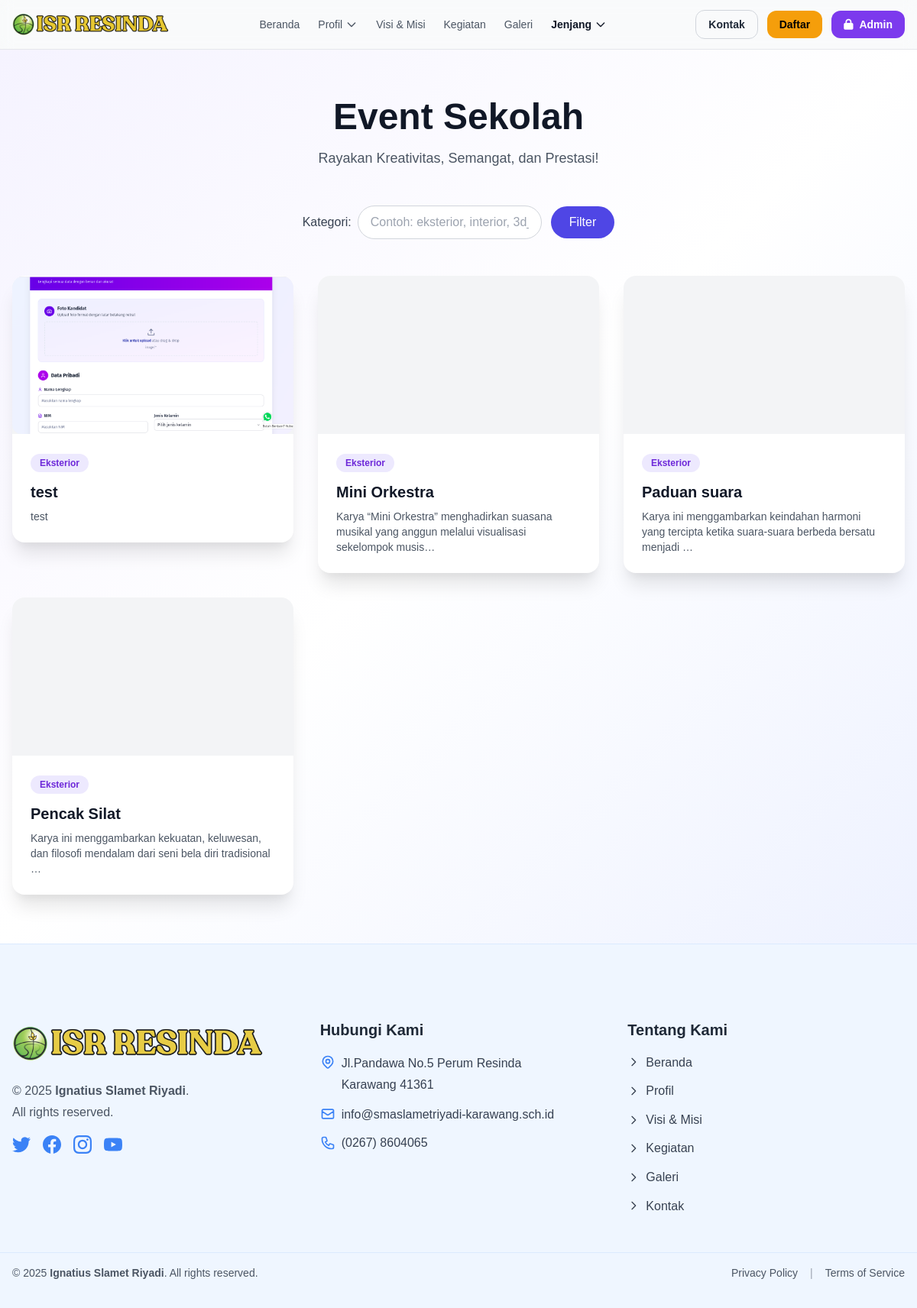
Before: /render-art.php with the older database file.
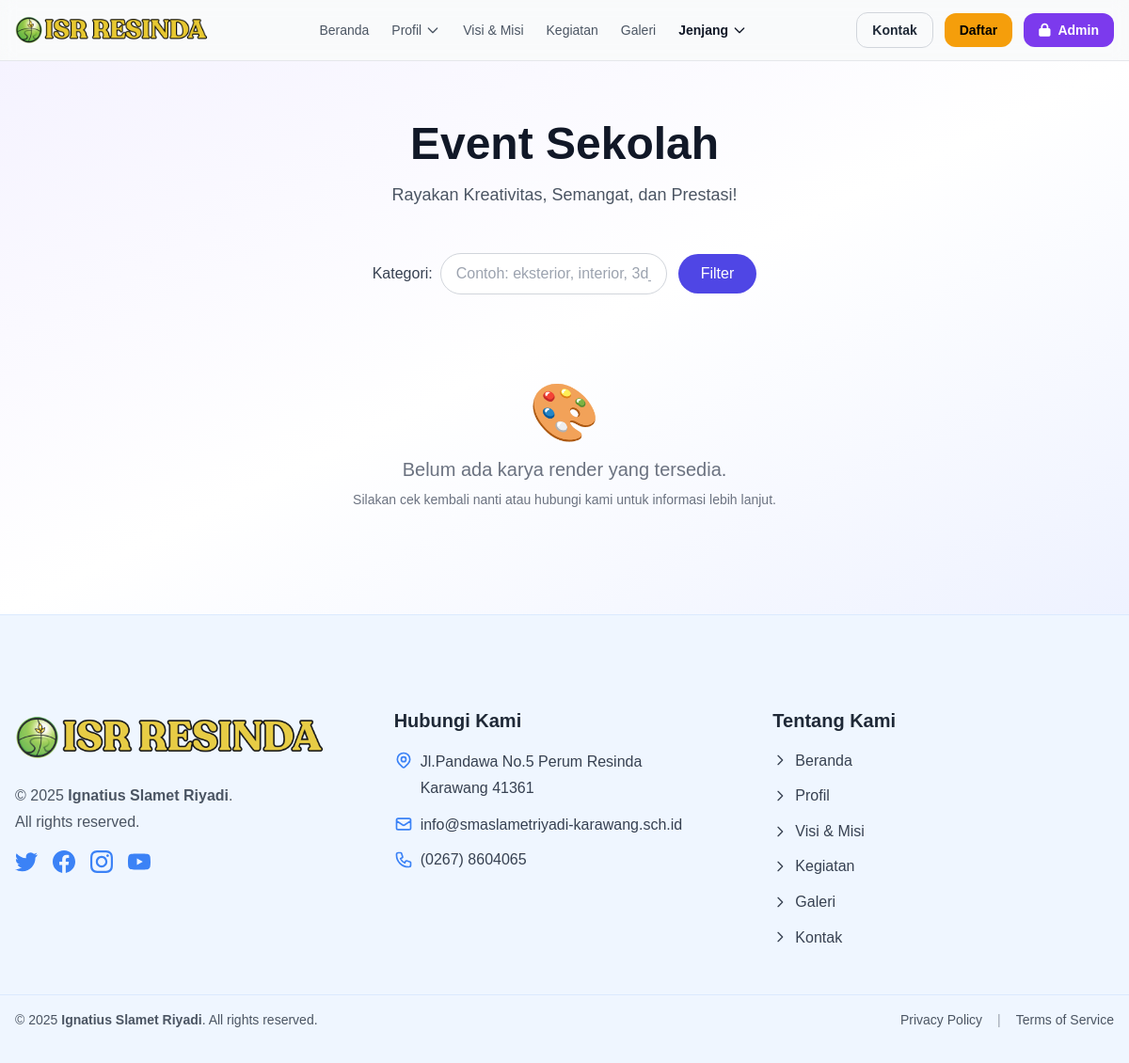
After: the same page with the newer database file.
### tables this page shows
CREATE TABLE `render_art` (
  `id` int(11) NOT NULL,
  `title` varchar(255) NOT NULL,
  `description` text DEFAULT NULL,
  `image_path` varchar(500) DEFAULT NULL,
  `category` enum('eksterior','interior','3d_modeling') NOT NULL DEFAULT 'eksterior',
  `status` enum('active','inactive') NOT NULL DEFAULT 'active',
  `created_by` int(11) DEFAULT NULL,
  `created_at` timestamp NULL DEFAULT current_timestamp(),
  `updated_at` timestamp NULL DEFAULT NULL ON UPDATE current_timestamp()
);

### includes/config.php (called while the page is built, shortened)
<?php
function url($path = '') {
  $path = ltrim((string)$path, '/');
  return BASE_URL . $path;
}

### render-art.php (the view, shortened to what this page needs)
<?php
require_once __DIR__ . '/includes/config.php';
include 'includes/header.php';
function h($s){ return htmlspecialchars((string)$s, ENT_QUOTES, 'UTF-8'); }
function getImageUrl($imagePath){
  return '/site/' . ltrim($imagePath, '/');
}
function excerpt($text, $len = 100){
  $text = (string)$text;
  $text = trim(preg_replace("/\s+/u", " ", $text));
  if (function_exists('mb_strimwidth')) {
    return mb_strimwidth($text, 0, $len, '…', 'UTF-8');
  }
  return strlen($text) > $len ? substr($text, 0, $len) . '…' : $text;
}
$db = (new Database())->getConnection();
$filter = isset($_GET['cat']) ? trim($_GET['cat']) : '';
$sql    = "SELECT * FROM render_art WHERE status = 'active'";
$params = [];
$sql .= " ORDER BY created_at DESC, id DESC";
$stmt = $db->prepare($sql);
$stmt->execute($params);
$render_items = $stmt->fetchAll(PDO::FETCH_ASSOC);
$seen = [];
$render_items = array_values(array_filter($render_items, function($row) use (&$seen){
  $id = (int)($row['id'] ?? 0);
  if (!$id) return false;
  if (isset($seen[$id])) return false;
  $seen[$id] = true;
  return true;
}));
$colorMap = [
  'eksterior'   => ['text' => 'text-purple-700', 'bg' => 'bg-purple-100', 'label' => 'Eksterior'],
  'interior'    => ['text' => 'text-indigo-700', 'bg' => 'bg-indigo-100', 'label' => 'Interior'],
  '3d_modeling' => ['text' => 'text-blue-700',   'bg' => 'bg-blue-100',   'label' => '3D Modeling'],
];
?>
<section class="py-16 bg-gradient-to-br from-purple-50 via-white to-indigo-50">
  <div class="max-w-7xl mx-auto px-4">
    <div class="text-center mb-12">
      <h1 class="text-4xl md:text-5xl font-bold text-gray-900 mb-4">Event Sekolah</h1>
      <p class="text-lg text-gray-600 max-w-3xl mx-auto">
       Rayakan Kreativitas, Semangat, dan Prestasi!
      </p>
    </div>
    <div class="flex flex-wrap justify-center items-center gap-3 mb-12">
      <form method="GET" action="<?= url('render-art.php') ?>" class="flex flex-wrap items-center gap-3">
        <div class="flex items-center gap-2">
          <label for="category-input" class="text-gray-700 font-medium">Kategori:</label>
          <input
            type="text"
            id="category-input"
            name="cat"
            value="<?= h($filter) ?>"
            placeholder="Contoh: eksterior, interior, 3d_modeling"
            class="px-4 py-2 border border-gray-300 rounded-full focus:outline-none focus:ring-2 focus:ring-indigo-500 focus:border-transparent min-w-[300px]">
        </div>
        <button
          type="submit"
          class="px-6 py-2 bg-indigo-600 text-white rounded-full hover:bg-indigo-700 transition font-medium">
          Filter
        </button>
      </form>
    </div>
    <div class="grid grid-cols-1 md:grid-cols-2 lg:grid-cols-3 gap-8">
      <?php if (empty($render_items)): ?>
        <div class="col-span-3 text-center text-gray-500 py-12">
          <div class="text-6xl mb-4">🎨</div>
          <p class="text-xl font-medium">
            <?php if (!empty($filter)): ?>
              Tidak ada karya dengan kategori "<?= h($filter) ?>".
            <?php else: ?>
              Belum ada karya render yang tersedia.
            <?php endif; ?>
          </p>
          <p class="text-sm mt-2">Silakan cek kembali nanti atau hubungi kami untuk informasi lebih lanjut.</p>
        </div>
      <?php else: ?>
        <?php foreach ($render_items as $item): ?>
          <?php
            $id      = (int)($item['id'] ?? 0);
            $title   = $item['title'] ?? '';
            $desc    = $item['description'] ?? '';
            $catKey  = strtolower($item['category'] ?? '');
            $cat     = $colorMap[$catKey] ?? ['text'=>'text-gray-700','bg'=>'bg-gray-100','label'=>ucwords(str_replace('_',' ', $catKey ?: 'Umum'))];
            $imageUrl= getImageUrl($item['image_path'] ?? '');
          ?>
          <a href="<?= url('render-art-detail.php?id=' . rawurlencode($id)) ?>" class="block group">
            <div class="bg-white rounded-2xl shadow-xl overflow-hidden transition-all duration-300 group-hover:-translate-y-1 group-hover:shadow-2xl">
              <div class="relative w-full overflow-hidden bg-gray-100" style="aspect-ratio:16/9">
                <?php if (!empty($imageUrl)): ?>
                  <img
                    src="<?= h($imageUrl) ?>"
                    alt="<?= h($title) ?>"
                    class="absolute inset-0 w-full h-full object-cover transition-transform duration-500 group-hover:scale-105"
                    loading="lazy"
                    onerror="this.onerror=null; this.style.display='none';">
                <?php endif; ?>
              </div>
              <div class="p-6">
                <div class="mb-3">
                  <span class="inline-block px-3 py-1 rounded-full text-xs font-semibold <?= h($cat['text']) ?> <?= h($cat['bg']) ?>">
                    <?= h($cat['label']) ?>
                  </span>
                </div>
                <h3 class="text-xl font-bold text-gray-900 mb-2">
                  <?= h($title) ?>
                </h3>
                <?php if ($desc !== ''): ?>
                  <p class="text-gray-600 text-sm">
                    <?= h(excerpt($desc, 100)) ?>
                  </p>
                <?php endif; ?>
              </div>
            </div>
          </a>
        <?php endforeach; ?>
      <?php endif; ?>
    </div>
  </div>
</section>
<?php
include 'includes/footer.php';
?>

### includes/header.php (shortened to what this page needs)
<?php
$base_url = BASE_URL;
?>
<!doctype html>
<html lang="id">
<head>
  <link href="https://cdn.jsdelivr.net/npm/tailwindcss@2.2.19/dist/tailwind.min.css" rel="stylesheet">
  <link rel="stylesheet" href="https://cdnjs.cloudflare.com/ajax/libs/font-awesome/6.0.0/css/all.min.css">
  <link rel="stylesheet" href="<?php echo $base_url; ?>assets/css/style.css" />
</head>
<body class="bg-gray-50 text-gray-800 antialiased">
  <nav class="sticky top-0 z-50 bg-white/90 backdrop-filter backdrop-blur border-b border-gray-200">
    <div class="max-w-7xl mx-auto px-4">
      <div class="flex items-center justify-between h-16">
        <a href="<?= url('index.php') ?>" class="flex items-center">
          <img src="<?php echo $base_url; ?>assets/img/logo.png" alt="ISR" class="h-10 w-auto object-contain">
        </a>
        <div class="hidden md:flex items-center gap-6">
          <a class="text-sm font-medium text-gray-600 hover:text-gray-900" href="<?= url('index.php') ?>">Beranda</a>
          <div class="relative dropdown">
            <button class="text-sm font-medium text-gray-600 hover:text-gray-900 inline-flex items-center gap-1">
              Profil
              <svg class="w-4 h-4" fill="none" stroke="currentColor" viewBox="0 0 24 24">
                <path stroke-linecap="round" stroke-linejoin="round" stroke-width="2" d="M19 9l-7 7-7-7"></path>
              </svg>
            </button>
          </div>
          <a class="text-sm font-medium text-gray-600 hover:text-gray-900" href="<?= url('visi-misi.php') ?>">Visi &amp; Misi</a>
          <a class="text-sm font-medium text-gray-600 hover:text-gray-900" href="<?= url('kegiatan.php') ?>">Kegiatan</a>
          <a class="text-sm font-medium text-gray-600 hover:text-gray-900" href="<?= url('galery.php') ?>">Galeri</a>
          <div class="relative dropdown">
            <button class="text-sm font-semibold text-gray-900 hover:text-gray-700 inline-flex items-center gap-1">
              Jenjang
              <svg class="w-4 h-4" fill="none" stroke="currentColor" viewBox="0 0 24 24">
                <path stroke-linecap="round" stroke-linejoin="round" stroke-width="2" d="M19 9l-7 7-7-7"></path>
              </svg>
            </button>
          </div>
        </div>
        <div class="hidden md:flex items-center gap-3">
          <a class="inline-flex items-center px-4 py-2 rounded-xl text-sm font-semibold border border-gray-300 hover:border-gray-900" href="<?php echo $base_url; ?>kontak.php">Kontak</a>
          <a class="inline-flex items-center px-4 py-2 rounded-xl text-sm font-semibold bg-yellow-500 text-black hover:opacity-90" href="<?php echo $base_url; ?>kontak.php#daftar">Daftar</a>
          <a class="inline-flex items-center px-4 py-2 rounded-xl text-sm font-semibold bg-purple-600 text-white hover:bg-purple-700" href="<?php echo $base_url; ?>admin/login.php">
            <i class="fas fa-lock mr-2"></i>Admin
          </a>
        </div>
      </div>
    </div>
  </nav>

### includes/footer.php (shortened to what this page needs)
<?php
$base_url = BASE_URL;
?>
  <footer class="footer-tight bg-blue-50 border-t border-blue-100">
    <div class="max-w-7xl mx-auto px-4 py-12">
      <div class="grid grid-cols-1 md:grid-cols-3 gap-10">
        <div>
          <div class="flex items-center gap-3 mb-4">
            <img src="<?php echo $base_url; ?>assets/img/logo.png" alt="ISR Resinda" class="h-16 w-auto object-contain opacity-90">
          </div>
          <p class="text-gray-600 leading-7">
            © 2025 <span class="font-semibold">Ignatius Slamet Riyadi</span>.<br>
            All rights reserved.
          </p>
          <div class="mt-4 flex items-center gap-4 text-blue-500">
            <a href="https://twitter.com" target="_blank" rel="noopener" class="hover:text-blue-700 transition" aria-label="Twitter">
            </a>
            <a href="https://facebook.com" target="_blank" rel="noopener" class="hover:text-blue-700 transition" aria-label="Facebook">
            </a>
            <a href="https://instagram.com" target="_blank" rel="noopener" class="hover:text-blue-700 transition" aria-label="Instagram">
            </a>
            <a href="https://youtube.com" target="_blank" rel="noopener" class="hover:text-blue-700 transition" aria-label="YouTube">
            </a>
          </div>
        </div>
        <div>
          <h3 class="text-xl font-semibold text-gray-800 mb-4">Hubungi Kami</h3>
          <div class="space-y-3 text-gray-700">
            <div class="flex items-start gap-2">
              <p class="leading-7">
                Jl.Pandawa No.5 Perum Resinda<br>Karawang 41361
              </p>
            </div>
            <div class="flex items-center gap-2">
              <svg class="w-5 h-5 text-blue-500 flex-shrink-0" fill="none" stroke="currentColor" viewBox="0 0 24 24">
                <path stroke-linecap="round" stroke-linejoin="round" stroke-width="2" d="M3 8l7.89 5.26a2 2 0 002.22 0L21 8M5 19h14a2 2 0 002-2V7a2 2 0 00-2-2H5a2 2 0 00-2 2v10a2 2 0 002 2z"></path>
              </svg>
              <a href="mailto:info@smaslametriyadi-karawang.sch.id" class="text-orange-500 hover:text-orange-600 font-medium transition">
                info@smaslametriyadi-karawang.sch.id
              </a>
            </div>
            <div class="flex items-center gap-2">
              <span class="text-gray-700 font-medium">(0267) 8604065</span>
            </div>
          </div>
        </div>
        <div>
          <h3 class="text-xl font-semibold text-gray-800 mb-4">Tentang Kami</h3>
          <ul class="space-y-3 text-gray-700">
            <li><a href="<?php echo $base_url; ?>index.php" class="hover:text-gray-900 transition flex items-center gap-2">
              <svg class="w-4 h-4 text-orange-500" fill="none" stroke="currentColor" viewBox="0 0 24 24">
                <path stroke-linecap="round" stroke-linejoin="round" stroke-width="2" d="M9 5l7 7-7 7"></path>
              </svg> Beranda</a>
            </li>
            <li><a href="<?php echo $base_url; ?>profil.php" class="hover:text-gray-900 transition flex items-center gap-2">
              <svg class="w-4 h-4 text-orange-500" fill="none" stroke="currentColor" viewBox="0 0 24 24">
                <path stroke-linecap="round" stroke-linejoin="round" stroke-width="2" d="M9 5l7 7-7 7"></path>
              </svg> Profil</a>
            </li>
            <li><a href="<?php echo $base_url; ?>visi-misi.php" class="hover:text-gray-900 transition flex items-center gap-2">
              <svg class="w-4 h-4 text-orange-500" fill="none" stroke="currentColor" viewBox="0 0 24 24">
                <path stroke-linecap="round" stroke-linejoin="round" stroke-width="2" d="M9 5l7 7-7 7"></path>
              </svg> Visi &amp; Misi</a>
            </li>
            <li><a href="<?php echo $base_url; ?>kegiatan.php" class="hover:text-gray-900 transition flex items-center gap-2">
              <svg class="w-4 h-4 text-orange-500" fill="none" stroke="currentColor" viewBox="0 0 24 24">
                <path stroke-linecap="round" stroke-linejoin="round" stroke-width="2" d="M9 5l7 7-7 7"></path>
              </svg> Kegiatan</a>
            </li>
            <li><a href="<?php echo $base_url; ?>galery.php" class="hover:text-gray-900 transition flex items-center gap-2">
              <svg class="w-4 h-4 text-orange-500" fill="none" stroke="currentColor" viewBox="0 0 24 24">
                <path stroke-linecap="round" stroke-linejoin="round" stroke-width="2" d="M9 5l7 7-7 7"></path>
              </svg> Galeri</a>
            </li>
            <li><a href="<?php echo $base_url; ?>kontak.php" class="hover:text-gray-900 transition flex items-center gap-2">
              <svg class="w-4 h-4 text-orange-500" fill="none" stroke="currentColor" viewBox="0 0 24 24">
                <path stroke-linecap="round" stroke-linejoin="round" stroke-width="2" d="M9 5l7 7-7 7"></path>
              </svg> Kontak</a>
            </li>
          </ul>
        </div>
      </div>
    </div>
    <div class="border-t border-blue-100">
      <div class="max-w-7xl mx-auto px-4 py-4">
        <div class="flex flex-col md:flex-row justify-between items-center gap-4 text-sm text-gray-600">
          <p>© 2025 <span class="font-semibold">Ignatius Slamet Riyadi</span>. All rights reserved.</p>
          <div class="flex items-center gap-4">
            <a href="<?php echo $base_url; ?>privacy.php" class="hover:text-gray-900 transition">Privacy Policy</a>
            <span class="text-gray-400">|</span>
            <a href="<?php echo $base_url; ?>terms.php" class="hover:text-gray-900 transition">Terms of Service</a>
          </div>
        </div>
      </div>
    </div>
  </footer>
</body>
</html>

### assets/css/style.css (style rules this page uses)
* { margin: 0; padding: 0; box-sizing: border-box; font-family: 'Arial', sans-serif; }
body { background-color: #f5f5f5; color: #333; line-height: 1.6; }
footer { background-color: #004d40; color: white; padding: 50px 0 20px; }
img { max-width:100%;height:auto;border-radius:0.75rem }

### includes/header.php (style rules this page uses)
body { font-family:'Inter',system-ui,-apple-system,'Segoe UI',Roboto,Helvetica,Arial }

Changed rows visible on the page:
removed render_art: image_path+title (picture), category "Eksterior", title "test", description "test"
removed render_art: category "Eksterior", title "Mini Orkestra", description "Karya “Mini Orkestra” menghadirkan suasana musikal yang anggun melalui visualisasi sekelompok musis…"
removed render_art: category "Eksterior", title "Paduan suara", description "Karya ini menggambarkan keindahan harmoni yang tercipta ketika suara-suara berbeda bersatu menjadi …"
removed render_art: category "Eksterior", title "Pencak Silat", description "Karya ini menggambarkan kekuatan, keluwesan, dan filosofi mendalam dari seni bela diri tradisional …"
Other visible differences:
text now shown: "🎨 Belum ada karya render yang tersedia. Silakan cek kembali nanti atau hubungi kami untuk informasi lebih lanjut."
